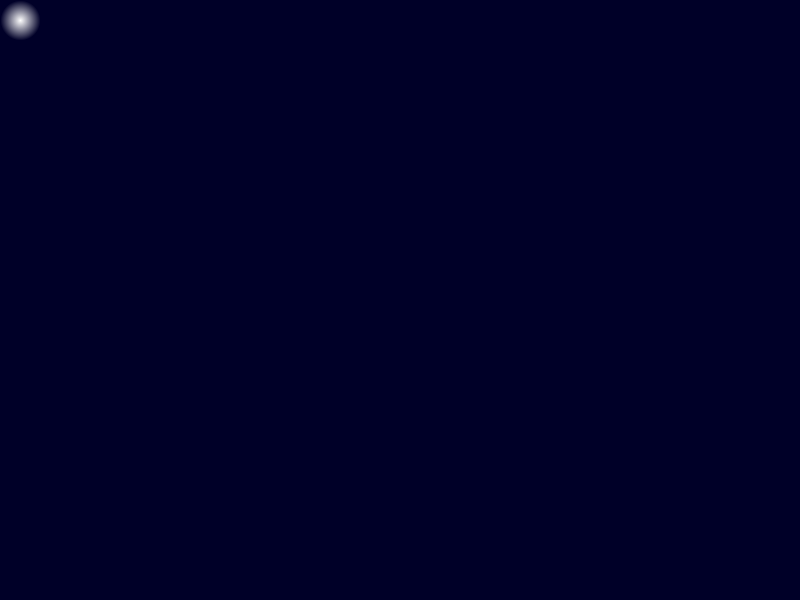
Frame 1 (no input)
Frame 60 (the mouse pressed at the canvas centre just before this capture): identical to frame 1, image omitted
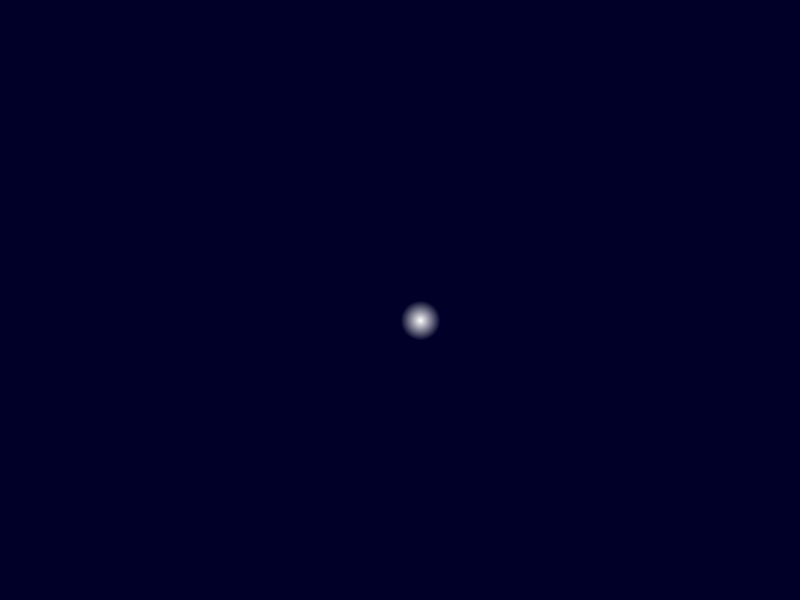
Frame 120 (the mouse held since frame 60 and released just before this capture)

The Processing sketch that drew these frames (run headless with seeded random() and noise(); from frame 60 on, the mouse is pressed at the canvas centre):

// Processing sketch: PGraphicsTest
// ── PGraphicsTest.pde
PGraphics layer0;
PGraphics layer1;
PGraphics layer2;
PGraphics glow;

void setup() {
  size(800, 600);
  glow = createGraphics(40,40);
  layer0 = createGraphics(width, height);
  layer1 = createGraphics(width, height);
  layer2 = createGraphics(width, height);
  glow.beginDraw();
  glow.rect(-1,-1,glow.width+2,glow.width+2);
  glow.loadPixels();
  for(int i = 0; i<glow.pixels.length;i++) {
    color c = glow.pixels[i];
    float opacity = map(dist(glow.width/2,glow.width/2,i%glow.width,i/glow.width),0,glow.width/2,255,0);
    glow.pixels[i] = color(red(c),green(c),blue(c),opacity);
  }
  glow.updatePixels();
  glow.endDraw();
}

void draw() {
  background(0, 0, 40);
  image(glow,mouseX,mouseY);
}
